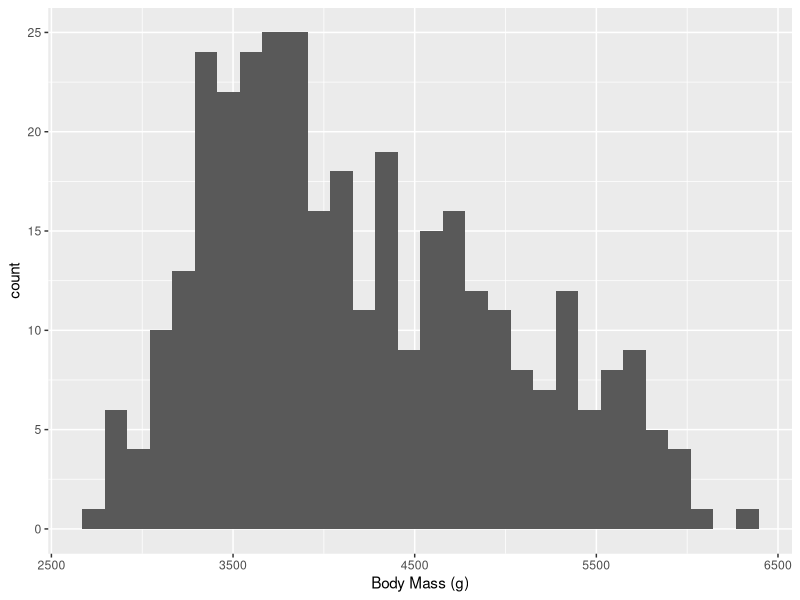

Write the R code that produced this figure.
## ---- chunk 1
knitr::opts_chunk$set(echo = TRUE)
## ---- chunk 2
# function_name <- function(inputs) {
#   output <- do_something(inputs)
#   return(output)
# }
## ---- chunk 3
# write a function to calculate a volume
calc_volume <- function(length, width, height) {
  area <- length * width
  volume <- area * height
  return(volume)
}
## ---- chunk 4
# length 2, width 4, height 3.5
calc_volume(2, 4, 3.5)
## ---- chunk 5
volume1 <- calc_volume(2, 4, 3.5)
## ---- chunk 6
calc_volume <- function(length, width, height = 2) {
  area <- length * width
  volume <- area * height
  return(volume)
}
## ---- chunk 7
calc_mass_from_volume <- function(volume) {
  mass <- 2.65 * volume^0.9
  return(mass)
}
calc_mass_from_volume(4)

shrub_vol <- calc_volume(0.8, 1.6)
calc_mass_from_volume(shrub_vol)

## ---- chunk 8
library(tidyverse)
shrub_mass <- calc_volume(0.8, 1.6) %>% 
  calc_mass_from_volume()
shrub_mass
## ---- chunk 9
library(palmerpenguins)
## ---- chunk 10
make_hist <- function(df, column, label_x) {
  ggplot(df, aes(x = {{column}})) +
    geom_histogram() +
    labs(x = label_x)
}
make_hist(penguins, body_mass_g, "Body Mass (g)")
